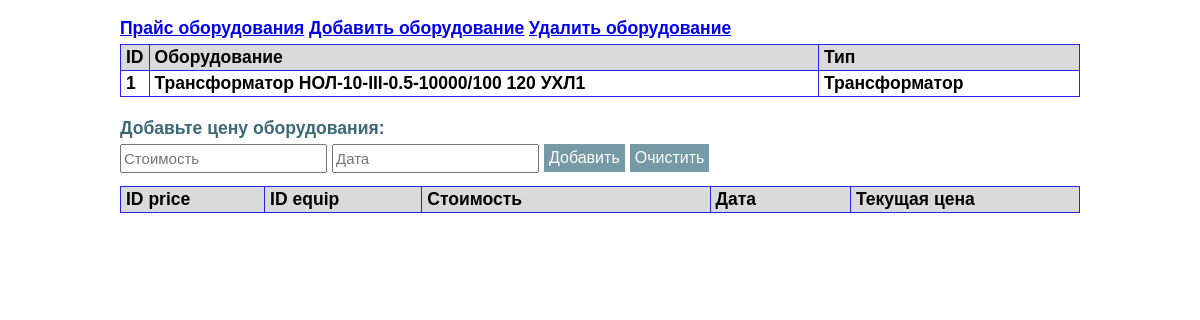
Page /1_equip on the committed database.
### tables this page shows
CREATE TABLE equips (
                            id integer not null primary key autoincrement,
                            equip text not null COLLATE NOCASE,
                            type text COLLATE NOCASE);

### app_equip.py (the view)
@app.route('/1_equip', methods=['GET','POST'])
def add_price() -> str:
    dbs = db_sqlite.EquipDB()
    filter_id = request.form.get('id_1_eq','')
    equip = next(dbs.get_eqips(filter_id, '', ''))
    if request.form.get('price') and request.form.get('date'):
        dbs.add_price(filter_id, request.form['price'], request.form['date'])
    res_prices = dbs.get_prices(filter_id)
    return render_template('1_equip.html', the_title='Одна позиция', the_part1='equip', the_part2='prices', the_res1=equip, the_res2=res_prices)

### db_sqlite.py (called while the page is built)
def sqlite_lower(value_):
        return value_.lower()

    def get_eqips(self, id="", name_eq="", type_eq=""):
        with sqlite3.connect(self._database) as connection:
            connection.create_collation("NOCASE", ignore_case_collation)
            connection.create_function("LOWER", 1, sqlite_lower)
            connection.create_function("UPPER", 1, sqlite_upper)
            result = connection.execute("""select eq.id, eq.equip, eq.type, pr.id_eq, pr.price, pr.date, pr.actual from equips as eq
                        LEFT OUTER JOIN (select * from prices where actual=1) as pr
                        ON eq.id =pr.id_eq
                        where eq.id LIKE ? and LOWER(eq.equip) LIKE ? and LOWER(eq.type) LIKE ?""", (f'%{id}%',f'%{name_eq.lower()}%', f'%{type_eq.lower()}%'))
        return result

    def get_prices(self, id_eq=""):
        with sqlite3.connect(self._database) as connection:
            result = connection.execute("""select * from prices where id_eq=? order by actual DESC, date DESC""", (id_eq,))
        return result

### templates/1_equip.html (shortened to what this page needs)
{% extends 'base.html' %}
{% block body %}
<table class="table">
<thead>
    <tr>
        <td width="10px">ID</td>
        <td >Оборудование</td>
        <td width="250px">Тип </td>
    </tr>
</thead>
<tbody>
    <tr>
        <td>{{the_res1[0]}}</td>
        <td>{{the_res1[1]}}</td>
        <td>{{the_res1[2]}}</td>
    </tr>
</tbody>
</table>
<form method='POST' action='/1_equip'>
    <br>
    <div class="form_text">Добавьте цену оборудования:</div>
    <div class="div_float">
        <input class='input_filtr' name='price' type='TEXT' value='' placeholder="Стоимость">
    </div>
    <div class="div_float">
        <input class='input_filtr' name='date' type='TEXT' value='' placeholder="Дата">
    </div>
    <div class="div_float">
        <input class='form_button' value='Добавить' type='SUBMIT'>
    </div>
    <div class="div_float">
        <input class='form_button' value='Очистить' type='Reset'>
    </div>
</form>
<br>
<br>
<table class="table">
    <thead>
        <tr>
            <td width="10px">ID price</td>
            <td width="10px">ID equip</td>
            <td width="20px">Стоимость</td>
            <td width="20px">Дата</td>
            <td width="20px">Текущая цена</td>
        </tr>
    </thead>
    </table>
{% endblock %}

### static/main.css (style rules this page uses)
body { font-family: Arial, sans-serif; font-size: 15px; line-height: 1.2; color:black; background-color: #ffffff; margin-left: 10%; margin-right: 10%; margin-top: 0%; margin-bottom: 0%; }
.div_float { float: left; margin: 0; padding: 5px; padding-left: 0px; }
.input_filtr { height: 23px; font-size: 15px; }
.form_text { color:#3d6875; text-indent: 0px; text-align: left; font-weight: bold; margin:0px; }
.form_button { color: white; font-size: 16px; font-weight: normal; background-color: #769aa5; border: 0; padding: 5px; }
div { margin-left: 10px; margin-right: 10px; }
.table { border: 1px solid #2724eb; width: 100%; border-collapse: collapse; table-layout: auto; margin-top: 5px; }
.table thead { background-color: #dadada; font-weight: bold; }
.table td { border: 1px solid #2724eb; padding: 2px 5px; }

### rows in the picture
equips: id "1", equip "Трансформатор НОЛ-10-III-0.5-10000/100 120 УХЛ1", type "Трансформатор"
